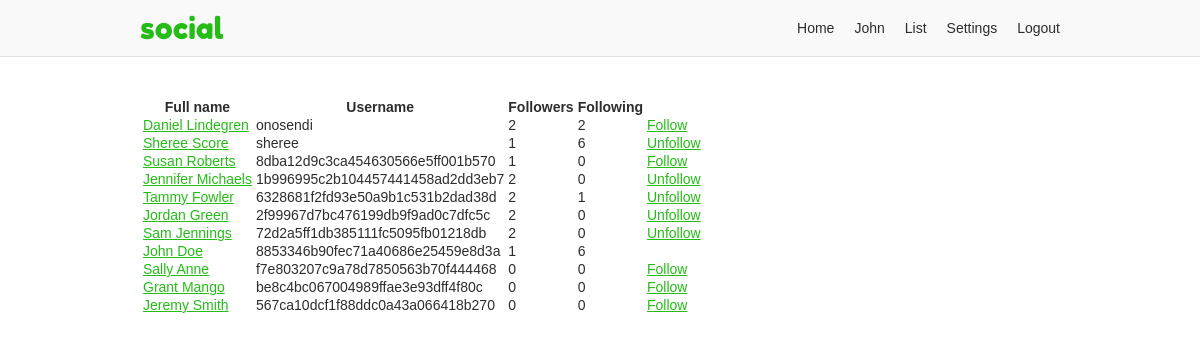
/list (signed in), run on an earlier commit of the app's database.
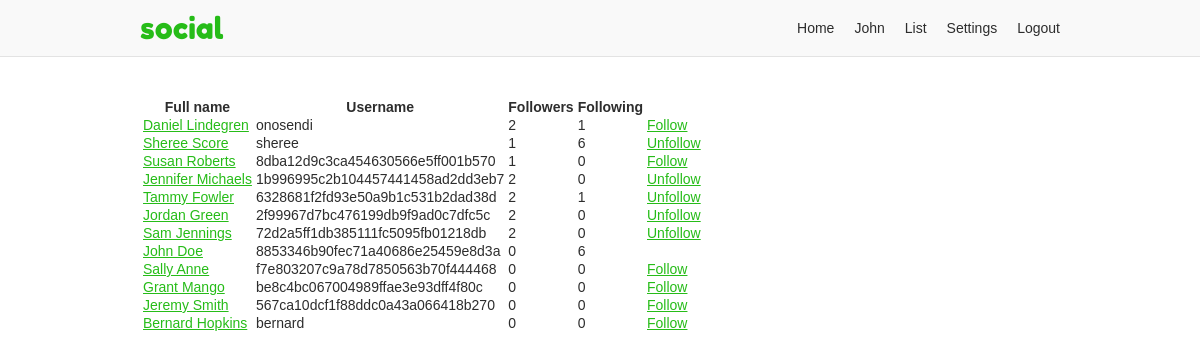
And on a later commit of the database.
### app/users/models/user.py (models this page shows, shortened)
class User(UserMixin, db.Model, BaseModel):
    username = db.Column(db.String(35), nullable=False, unique=True)
    email = db.Column(db.String(255), nullable=False, unique=True)
    password = db.Column(db.String(128), nullable=False)
    first_name = db.Column(db.String(35), nullable=False)
    last_name = db.Column(db.String(35), nullable=False)
    about_me = db.Column(db.Text)
    last_seen = db.Column(db.DateTime, default=datetime.utcnow)
    posts_per_page = db.Column(db.Integer, default=10, nullable=False)
    full_name = column_property(first_name + " " + last_name)
    followed = db.relationship(
        'User',
        secondary=followers,
        primaryjoin='followers.c.follower_id == User.id',
        secondaryjoin='followers.c.followed_id == User.id',
        backref=db.backref('followers', lazy='dynamic'),
        lazy='dynamic')
    post_author = db.relationship(
        'Post',
        foreign_keys='Post.author_id',
        backref='author', lazy='dynamic')
    post_recipient = db.relationship(
        'Post',
        foreign_keys='Post.recipient_id',
        backref='recipient', lazy='dynamic')
    def is_following(self, user):
        return self.followed.filter(
            followers.c.followed_id == user.id).count() > 0

### app/users/views.py (the view)
@users.route('/list')
@login_required
def list():
    users = User.query.filter_by(active=True).all()
    return render_template('users/list.html', users=users)

### app/models.py (called while the page is built)
    def commit(self):
        try:
            db.session.add(self)
            db.session.commit()
            return self
        except Exception as E:
            db.session.rollback()
            raise E

### app/users/models/user.py (called while the page is built)
@login.user_loader
def load_user(id):
    return User.query.get(int(id))

### app/users/views.py (called while the page is built)
@users.before_request
def before_request():
    if current_user.is_authenticated:
        current_user.last_seen = datetime.utcnow()
        current_user.commit()

### app/templates/users/list.html (shortened to what this page needs)
{% extends "/base.html" %}
{% block content %}
  <table style="margin-top: 4rem;">
    <tr>
      <th>Full name</th>
      <th>Username</th>
      <th>Followers</th>
      <th>Following</th>
    {% for user in users %}
    <tr>
      <td><a href="{{ url_for('users.profile', username=user.username) }}">{{ user.full_name }}</a></td>
      <td>{{ user.username }}</td>
      <td>{{ user.followers.count() }}</td>
      <td>{{ user.followed.count() }}</td>
      <td>
      {% if current_user != user %}
        {% if current_user.is_following(user) %}
        <a href="{{ url_for('users.user_action', username=user.username, action='unfollow') }}">Unfollow</a>
        {% else %}
        <a href="{{ url_for('users.user_action', username=user.username, action='follow') }}">Follow</a>
        {% endif %}
      {% endif %}
      </td>
    </tr>
    {% endfor %}
{% endblock %}

### app/templates/base.html (shortened to what this page needs)
<!doctype html>
<html lang="en">
<head>
  <link rel="stylesheet" href="{{ url_for('static', filename='css/layout.css') }}">
</head>
<body>
<div class="header-container">
  <header class="site-header responsive-container">
    <h1 class="branding"><a href="{{ url_for('static_views.index') }}">{{ APP_NAME }}</a></h1>
    {% if current_user.is_authenticated %}
    <ul class="primary-nav">
      <li><a href="{{ url_for('users.home') }}">Home</a></li>
      <li><a href="{{ url_for('users.profile', username=current_user.username) }}">{{ current_user.first_name }}</a></li>
      <li><a href="{{ url_for('users.list') }}">List</a></li>
      <li><a href="{{ url_for('users.settings_account') }}">Settings</a></li>
      <li><a href="{{ url_for('static_views.logout') }}">Logout</a></li>
    </ul>
    {% endif %}
  </header>
</div>
<div class="responsive-container">
{% block content %}
{% endblock %}
</div>
</body>
</html>

### app/static/css/layout.css (style rules this page uses)
:root { --green: #26bc18; --dark-green: #21a42f; --light-gray: #f9f9f9; --dark-gray: #e3e3e3; --light-green: #e9ffe0; --green-border: #c9ffb2; --green-text: #335922; --text-color: #2d2d2d; --white: #fff; --red: #cc0000; }
*, *::before, *::after { box-sizing: border-box; }
html { font-family: sans-serif; font-size: 62.5%; }
article, aside, figcaption, figure, footer, header, hgroup, main, nav, section { display: block; }
body { margin: 0; color: var(--text-color); font-size: 1.4rem; line-height: 1; }
h1, h2, h3, h4, h5, h6 { margin: 0 0 10px 0; }
p, ol, ul, dl { margin: 0 0 10px 0; padding: 0; }
ol, ul { list-style: none; }
a, a:link { color: var(--green); ext-decoration: none; }
.responsive-container { margin: 0 auto; max-width: 960px; padding: 0 20px; }
.header-container { margin-bottom: 20px; background-color: var(--light-gray); border-bottom: 1px solid var(--dark-gray); }
.header-container .site-header { align-items: center; display: flex; }
.branding { margin: 0; padding: 10px 0; }
.branding a { font: 30px "Fredoka One"; text-decoration: none; }
.primary-nav { display: flex; margin: 0 0 0 auto; }
.primary-nav li { padding: 0 10px; }
.primary-nav li:last-child { padding-right: 0; }
.primary-nav a { color: var(--text-color); text-decoration: none; }

What changed in the data, as far as the page shows it:
changed User "8853346b90fec71a40686e25459e8d3a": followers.count "1" → "0"
changed User "onosendi": followed.count "2" → "1"
added User: full_name "Bernard Hopkins", username "bernard", followers.count "0", followed.count "0"
